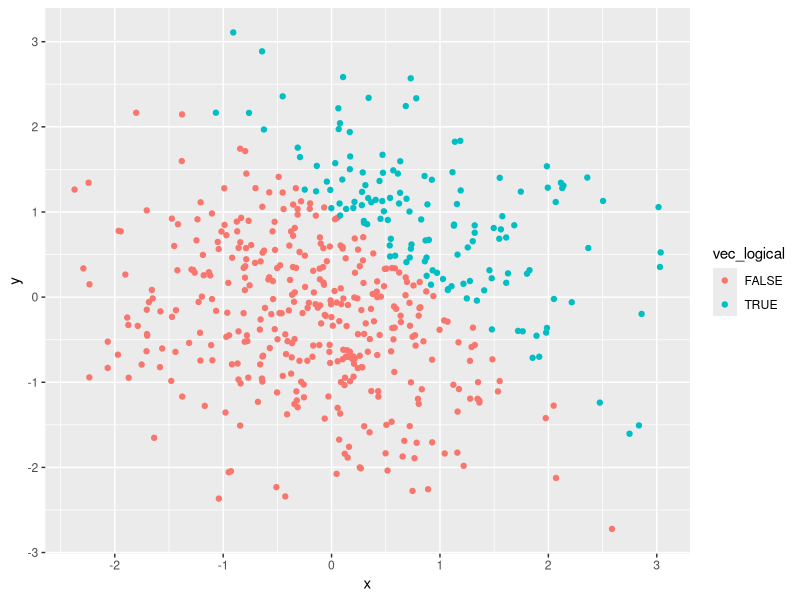
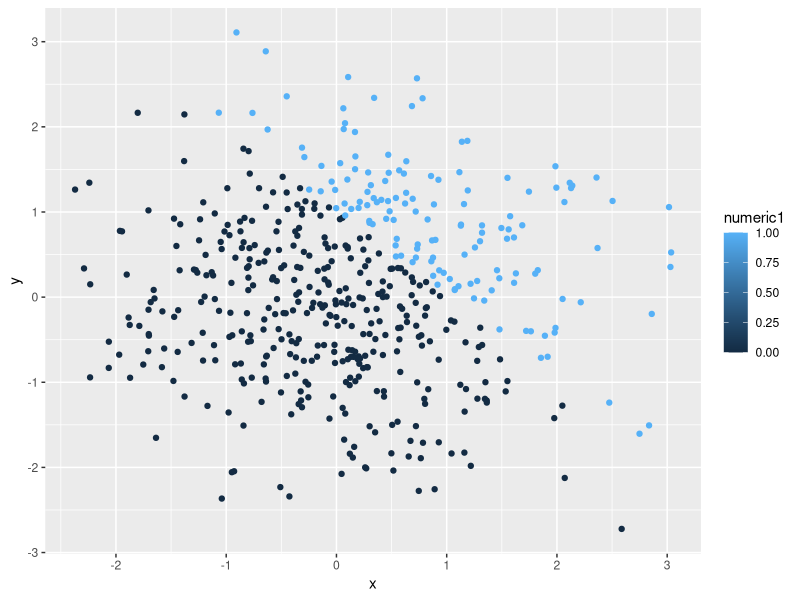
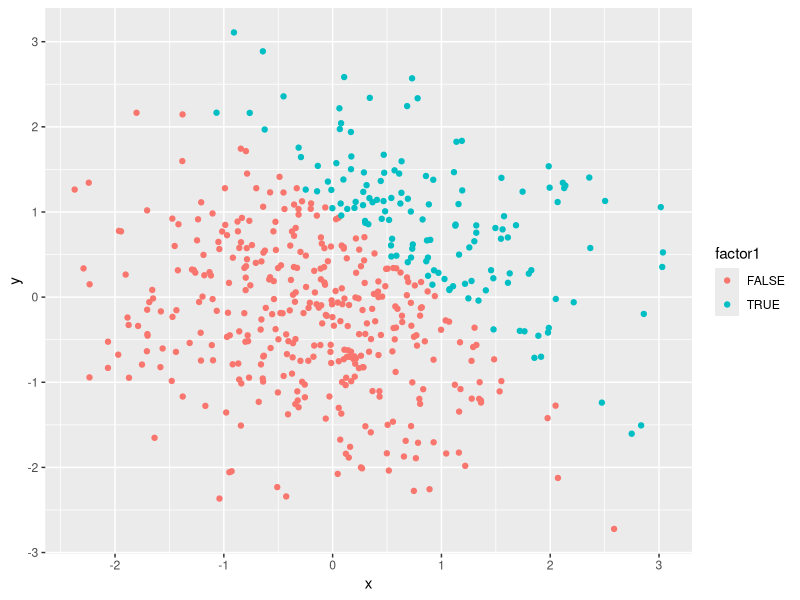
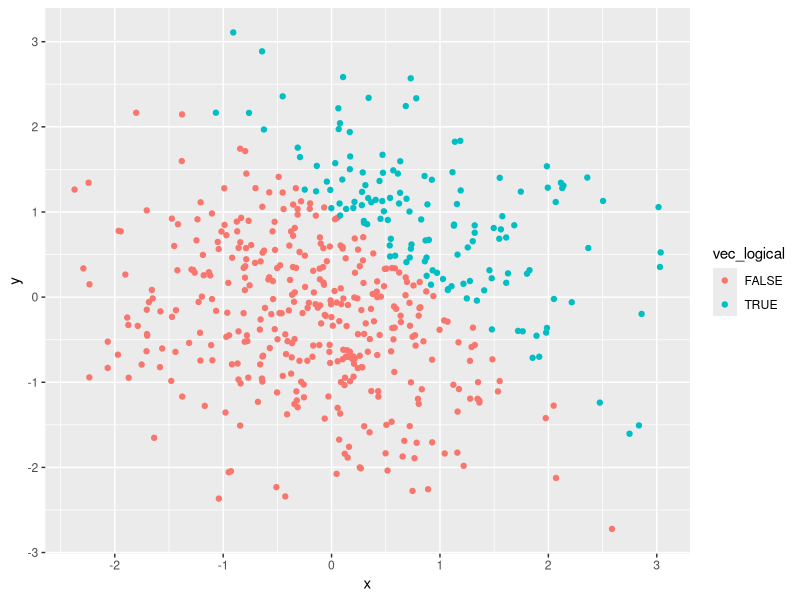

Reproduce these figures in R, in order.
## ---- chunk 1
library(tidyverse)
## ---- chunk 2
# 1.creating a random sample of size 8 from a standard normal distribution
# 2.a logical vector indicating whether elements of the sample are greater than 0
# 3.a character vector of length 8
# 4.a factor vector of length 8, with 3 different factor "levels"
problem1_df=tibble(
  number= rnorm(8),
  vec_logic = number>0,
  vec_char = c("I'm", "a", "fan", "of", "pineapple", "on", "pizza", "yum!"),
  vec_factor= factor(c("high", "medium", "low", "low", "medium", "high", "medium", "medium"))
)
## ---- chunk 3
#create variable
number=pull(problem1_df, var=number)
overzero=pull(problem1_df, var=vec_logic)
characters=pull(problem1_df, var=vec_char)
levels=pull(problem1_df, var=vec_factor)

#trying to find mean of each variable
mean(number)
mean(overzero)
mean(characters)
mean(levels)

## ---- chunk 4
#convert the logical vector to numeric, and multiple the random sample by the result
c=number*as.numeric(overzero)
c

#convert the logical vector to a factor, and multiple the random sample by the result
a=number*as.factor(overzero)
a

#convert the logical vector to a factor and then convert the result to numeric, and multiply the random sample by the result
b=number*as.numeric(as.factor(overzero))
b
## ---- chunk 5
problem2_df=tibble(
  x=rnorm(500),
  y=rnorm(500),
  vec_logical=(x+y)>1,
  numeric1=as.numeric(vec_logical),
  factor1=as.factor(vec_logical)
)
## ---- chunk 6
#scatterplot of the logic variables
ggplot(problem2_df, aes(x=x, y=y, color=vec_logical)) + geom_point()
#saving ggplot with ggsave
ggsave("plot1.png", width=5, height=5)
#scatterplot of numeric variable
ggplot(problem2_df, aes(x=x, y=y, color=numeric1)) + geom_point()
#scatterplot of factor variables
ggplot(problem2_df, aes(x=x, y=y, color=factor1)) + geom_point()
